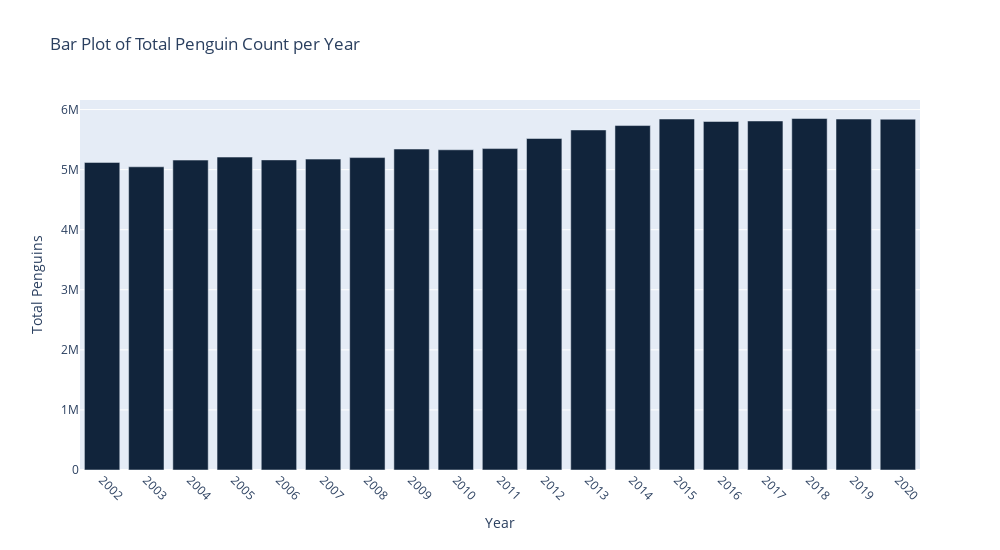

Notebook code for this chart:
### Markdown cell above
### Figure Caption Here --

### Code cell
penguin_total = interpolated_data.groupby('year')['penguin_count'].sum()

fig = go.Figure([go.Bar(x=penguin_total.index, y=penguin_total, marker={'color': '#11243B'})])
fig.update_layout(title_text='Bar Plot of Total Penguin Count per Year', 
                  xaxis_tickangle=-45,
                  xaxis=go.layout.XAxis(
                    title="Year",
                    tickmode='linear',
                    tickangle = 45),
                  yaxis=go.layout.YAxis(
                    title="Total Penguins"),
                  height=550,
                  width= 1000
                 )
fig.show()

### Figure 1 — Plotly figure (JSON) as saved in the notebook; plotly's stock layout.template omitted (floating-point values rounded to 4 significant figures)
{"data": [{"marker": {"color": "#11243B"}, "type": "bar", "x": [2002, 2003, 2004, 2005, 2006, 2007, 2008, 2009, 2010, 2011, 2012, 2013, 2014, 2015, 2016, 2017, 2018, 2019, 2020], "y": [5120000.0, 5047000.0, 5159000.0, 5209000.0, 5162000.0, 5175000.0, 5200000.0, 5343000.0, 5330000.0, 5350000.0, 5518000.0, 5661000.0, 5734000.0, 5843000.0, 5801000.0, 5810000.0, 5851000.0, 5842000.0, 5840000.0]}], "layout": {"height": 550, "title": {"text": "Bar Plot of Total Penguin Count per Year"}, "width": 1000, "xaxis": {"tickangle": 45, "tickmode": "linear", "title": {"text": "Year"}}, "yaxis": {"title": {"text": "Total Penguins"}}}}
